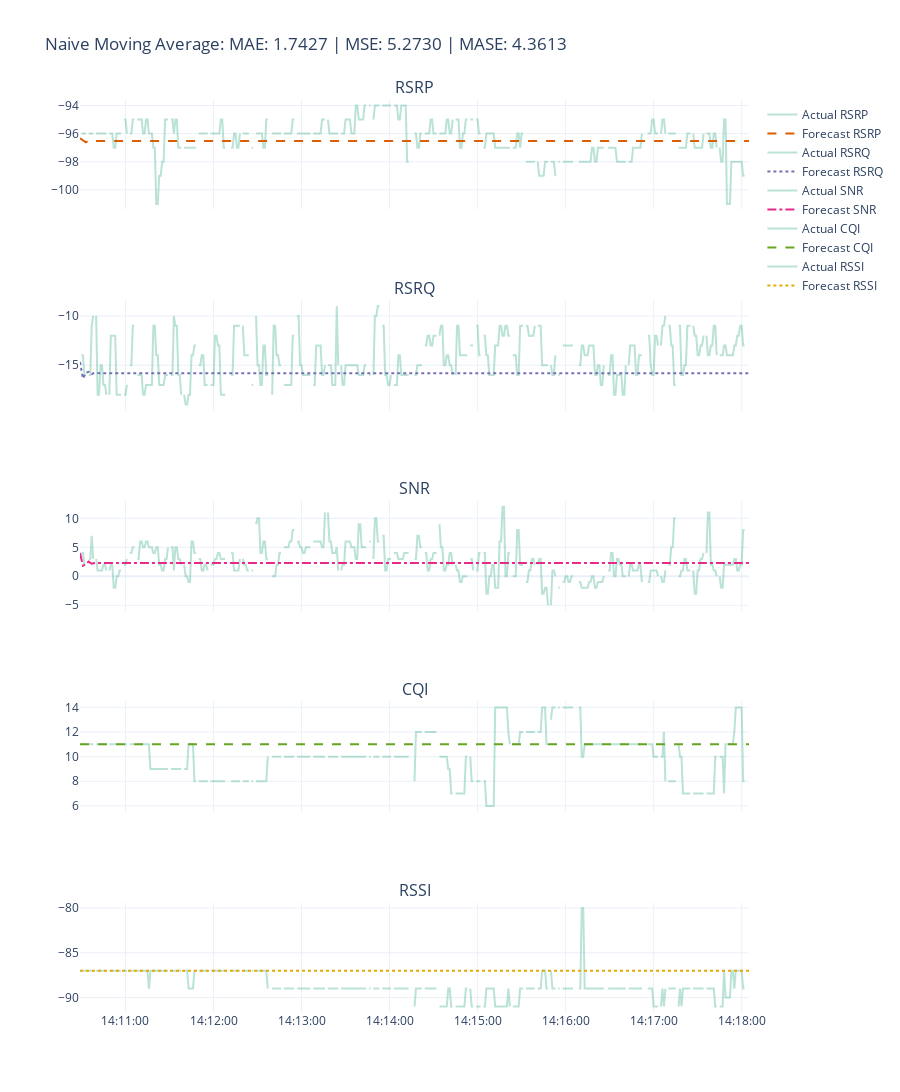

The notebook cell saved with this chart:
### Code cell
fig = plot_forecast(
    ts_actual,
    y_pred,
    title=f"{name}: MAE: {metrics['MAE']:.4f} | MSE: {metrics['MSE']:.4f} | MASE: {metrics['MASE']:.4f}",
)
fig.show()
# fig.write_image("imgs/chapter_4/ma.png")

### Figure 1 — Plotly figure (JSON) as saved in the notebook; plotly's stock layout.template omitted (floating-point values rounded to 4 significant figures; data arrays with more than 128 entries replaced by an {"elided": "..."} marker saying what was removed)
{"data": [{"line": {"color": "rgba(27,158,119, 0.3)"}, "mode": "lines", "name": "Actual RSRP", "type": "scatter", "x": {"elided": "457 str values"}, "xaxis": "x", "y": {"elided": "457 int values"}, "yaxis": "y"}, {"line": {"color": "rgba(217,95,2, 1)", "dash": "dash"}, "mode": "lines", "name": "Forecast RSRP", "type": "scatter", "x": {"elided": "457 str values"}, "xaxis": "x", "y": {"elided": "457 float values"}, "yaxis": "y"}, {"line": {"color": "rgba(27,158,119, 0.3)"}, "mode": "lines", "name": "Actual RSRQ", "type": "scatter", "x": {"elided": "457 str values"}, "xaxis": "x2", "y": {"elided": "457 int values"}, "yaxis": "y2"}, {"line": {"color": "rgba(117,112,179, 1)", "dash": "dot"}, "mode": "lines", "name": "Forecast RSRQ", "type": "scatter", "x": {"elided": "457 str values"}, "xaxis": "x2", "y": {"elided": "457 float values"}, "yaxis": "y2"}, {"line": {"color": "rgba(27,158,119, 0.3)"}, "mode": "lines", "name": "Actual SNR", "type": "scatter", "x": {"elided": "457 str values"}, "xaxis": "x3", "y": {"elided": "457 int values"}, "yaxis": "y3"}, {"line": {"color": "rgba(231,41,138, 1)", "dash": "dashdot"}, "mode": "lines", "name": "Forecast SNR", "type": "scatter", "x": {"elided": "457 str values"}, "xaxis": "x3", "y": {"elided": "457 float values"}, "yaxis": "y3"}, {"line": {"color": "rgba(27,158,119, 0.3)"}, "mode": "lines", "name": "Actual CQI", "type": "scatter", "x": {"elided": "457 str values"}, "xaxis": "x4", "y": {"elided": "457 int values"}, "yaxis": "y4"}, {"line": {"color": "rgba(102,166,30, 1)", "dash": "dash"}, "mode": "lines", "name": "Forecast CQI", "type": "scatter", "x": {"elided": "457 str values"}, "xaxis": "x4", "y": {"elided": "457 int values"}, "yaxis": "y4"}, {"line": {"color": "rgba(27,158,119, 0.3)"}, "mode": "lines", "name": "Actual RSSI", "type": "scatter", "x": {"elided": "457 str values"}, "xaxis": "x5", "y": {"elided": "457 int values"}, "yaxis": "y5"}, {"line": {"color": "rgba(230,171,2, 1)", "dash": "dot"}, "mode": "lines", "name": "Forecast RSSI", "type": "scatter", "x": {"elided": "457 str values"}, "xaxis": "x5", "y": {"elided": "457 int values"}, "yaxis": "y5"}], "layout": {"annotations": [{"font": {"size": 16}, "showarrow": false, "text": "RSRP", "x": 0.5, "xanchor": "center", "xref": "paper", "y": 1, "yanchor": "bottom", "yref": "paper"}, {"font": {"size": 16}, "showarrow": false, "text": "RSRQ", "x": 0.5, "xanchor": "center", "xref": "paper", "y": 0.78, "yanchor": "bottom", "yref": "paper"}, {"font": {"size": 16}, "showarrow": false, "text": "SNR", "x": 0.5, "xanchor": "center", "xref": "paper", "y": 0.56, "yanchor": "bottom", "yref": "paper"}, {"font": {"size": 16}, "showarrow": false, "text": "CQI", "x": 0.5, "xanchor": "center", "xref": "paper", "y": 0.34, "yanchor": "bottom", "yref": "paper"}, {"font": {"size": 16}, "showarrow": false, "text": "RSSI", "x": 0.5, "xanchor": "center", "xref": "paper", "y": 0.12, "yanchor": "bottom", "yref": "paper"}], "height": 1500, "showlegend": true, "title": {"text": "Naive Moving Average: MAE: 1.7427 | MSE: 5.2730 | MASE: 4.3613"}, "xaxis": {"anchor": "y", "domain": [0, 1], "matches": "x5", "showticklabels": false, "tickformat": "%H:%M:%S"}, "xaxis2": {"anchor": "y2", "domain": [0, 1], "matches": "x5", "showticklabels": false, "tickformat": "%H:%M:%S"}, "xaxis3": {"anchor": "y3", "domain": [0, 1], "matches": "x5", "showticklabels": false, "tickformat": "%H:%M:%S"}, "xaxis4": {"anchor": "y4", "domain": [0, 1], "matches": "x5", "showticklabels": false, "tickformat": "%H:%M:%S"}, "xaxis5": {"anchor": "y5", "domain": [0, 1], "tickformat": "%H:%M:%S"}, "yaxis": {"anchor": "x", "domain": [0.88, 1]}, "yaxis2": {"anchor": "x2", "domain": [0.66, 0.78]}, "yaxis3": {"anchor": "x3", "domain": [0.44, 0.56]}, "yaxis4": {"anchor": "x4", "domain": [0.22, 0.34]}, "yaxis5": {"anchor": "x5", "domain": [0, 0.12]}}}
